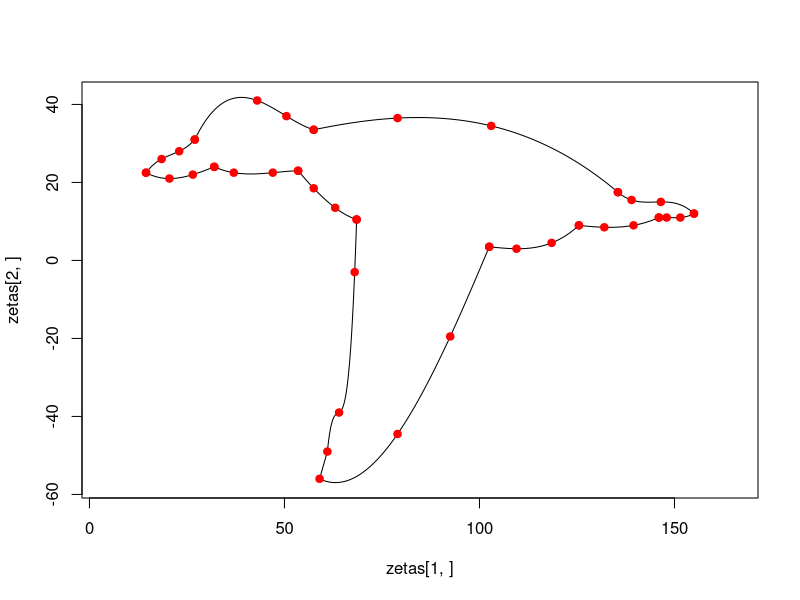

Here is the R script that generated this plot:
hermite = function(x,y){
  
  v = 1:(length(x)-1)
  
  for (i in 1:(length(x)-1))
  {
    
    v[i] = (y[i+1]-y[i])/(x[i+1]-x[i])
    
  }
  
  M = cbind(v)
  
  for(i in 2:(length(x)-1)){
    
    v1 = herHelper(x,v,i)
    
    M = cbind(M,v1)
    
    v = v1
    
  }
  
  return(M)
  
}


herHelper = function(x,z,paso){
  
  v = rep(0, times=length(x)-1)
  
  ii = 1
  
  for(i in paso:length(z)){
    
    v[i] = (z[i]-z[i-1])/(x[ii+paso]-x[ii])
    
    ii = ii+1
    
  }
  
  return(v)
  
}


obtenertAn = function(M,y){
  
  A = 1:length(y)
  
  A[1] = y[1]
  
  for (i in 1:(length(y)-1))
  {
    
    A[i+1] =
      M[i,i]
    
  }
  
  return(A)
  
}


calcularPolinomio = function(A,x,z){
  
  r = A[1]
  
  p = 1
  
  for (i in 2:length(A))
  {
    
    p = (z-x[i-1])*p
    
    r = r+(A[i]*p)
    
  }
  
  return(r)
  
}


graficarHermite = function(A,x,y){
  
  z = seq(x[1],x[length(x)],length=100
  )
  
  z1 = rep(0,times=length(z))
  
  for (i in 1:length(z))
  {
    
    z1[i] = calcularPolinomio(A,x,z[i])
    
  }
  
  plot(z,z1,type="l",asp=1)
  
  points(x, y, pch=19,
         cex=1, col =
           "red", asp=1,xlab="X",
         ylab="Y",
         main="interpolar")
  
}


invertirV = function(v,m){
  
  for (i in 1:length(v))
  {
    
    v[i] = m-v[i]
    
  }
  
  return(v)
  
}


limitarV = function(v,i,f){
  
  return(v[i:f])
  
}


generarZ = function(x,cant){
  
  z = seq(x[1],x[length(x)],length=cant
  )
  
  return(z)
  
}


generarZ1 = function(A,x,z){
  
  z1 = rep(0,times=length(z))
  
  for (i in 1:length(z))
  {
    
    z1[i] = calcularPolinomio(A,x,z[i])
    
  }
  
  return(z1)
  
}


calcularZs = function(cordsx,cordsy,cant,tam){
  
  zf = c()
  
  zff = c()
  #print(cordsx)
  #print(cordsy)
  for (i in 1:tam)
  {
    print(cordsx[i,])
    M = hermite(cordsx[i,],cordsy[i,])
    
    A = obtenertAn(M,cordsy[i,])
    
    z = generarZ(cordsx[i,],100)
    
    zi = generarZ1(A,cordsx[i,],z)
    
    zf = c(zf,z)
    
    zff = c(zff,zi)
    
  }
  
  zetas = rbind(zf,zff)
  
  return(zetas)
  
}

x = c(14.5, 20.5, 26.5,
      32)

y = c(27.5, 29, 28,
      26)


x1 = c(32,37,47,53.5)

y1 = c(26,27.5,27.5,27)


x2 = c(53.5,57.5,63,68.5)

y2 = c(27,31.5,36.5,39.5)


x3 = c(68.5,68,64,61)
#x3 = c(68.5,68,66.5,64,59)

y3 = c(39.5,53,89,99)
#y3 = c(39.5,53,69.5,89,106)


x4 = c(59,79,92.5,102.5)
#x4 = c(59,79,92.5,100.5,102.5)

y4 = c(106,94.5,69.5,46.5)
#y4 = c(106,94.5,69.5,48,46.5)


x5 = c(102.5,109.5,118.5,125.5)

y5 = c(46.5,47,45.5,41)


x6 = c(125.5,132,139.5,146)

y6 = c(41,41.5,41,39)


x7 = c(146,148,151.5,155)

y7 = c(39,39,39,38)


x8 = c(155,146.5,139,135.5)

y8 = c(38,35,34.5,32.5)


x9 = c(135.5,103,79,57.5)

y9 = c(32.5,15.5,13.5,16.5)


x10 = c(57.5,50.5,43,27)
#x10 = c(57.5,50.5,43,34.5,29.5,27)

y10 = c(16.5,13,9,19)
#y10 = c(16.5,13,9,10,14,19)


x11 = c(27,23,18.5,14.5)

y11 = c(19,22,24,27.5)


y = invertirV(y,50)

y1 = invertirV(y1,50)

y2 = invertirV(y2,50)

y3 = invertirV(y3,50)

y4 = invertirV(y4,50)

y5 = invertirV(y5,50)

y6 = invertirV(y6,50)

y7 = invertirV(y7,50)

print(y8)
y8 = invertirV(y8,50)
print(y8)

y9 = invertirV(y9,50)

y10 = invertirV(y10,50)

y11 = invertirV(y11,50)

cordsx = rbind(x,x1,x2,x3,x4,x5,x6,x7,x8,x9,x10,x11)

cordsy = rbind(y,y1,y2,y3,y4,y5,y6,y7,y8,y9,y10,y11)

print(cordsy)
zetas = calcularZs(cordsx,cordsy,100,12)


xf = c(x,x1,x2,x3,x4,x5,x6,x7,x8,x9,x10,x11)

yf = c(y,y1,y2,y3,y4,y5,y6,y7,y8,y9,y10,y11)

print(zetas)

plot(zetas[1,],zetas[2,],type="l",asp=1)


points(xf, yf, pch=19,
       cex=1, col =
         "red", asp=1,xlab="X",
       ylab="Y",
       main="interpolar")
